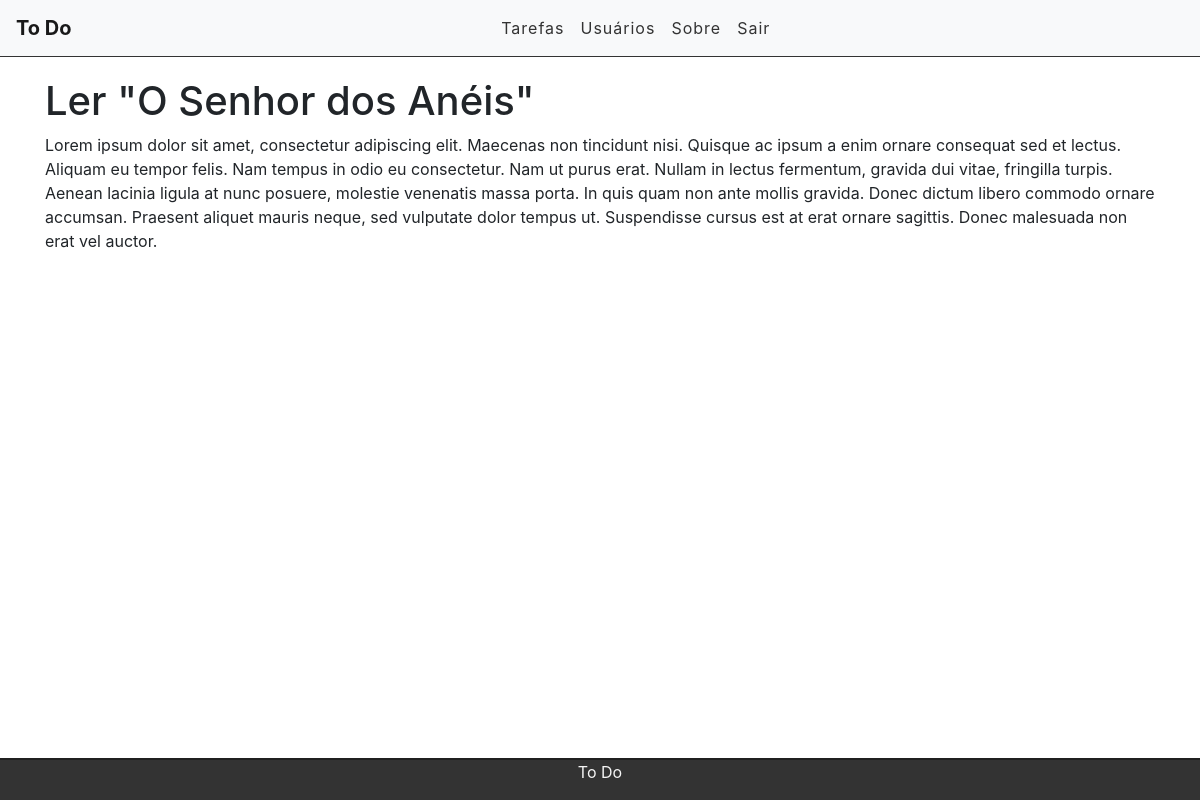
The app's page /task/3 (signed in) with its own data.
### tasks/models.py (models this page shows, shortened)
class Task(models.Model):
    STATUS = (
        ('doing', 'Doing'),
        ('done', 'Done')
    )
    title = models.CharField(max_length=255)
    description = models.TextField()
    done = models.CharField(
        max_length=5,
        choices=STATUS
    )
    user = models.ForeignKey(get_user_model(), on_delete=models.CASCADE)
    created_at = models.DateTimeField(auto_now_add=True)
    updated_at = models.DateTimeField(auto_now=True)

### tasks/views.py (the view)
# urls.py: path('task/<int:id>', views.task_view, name='task_view'),
@login_required
def task_view(request, id):
    task = get_object_or_404(Task, pk=id, user=request.user)
    return render(request, 'task.html', {'task': task})

### tasks/templates/task.html (shortened to what this page needs)
{% extends 'base.html' %}
{% block content %}
    <div class="container">
        <h1>{{ task.title }}</h1>
        <p>{{ task.description }}</p>
    </div>
{% endblock %}

### records on screen
Task: title "Ler \"O Senhor dos Anéis\"", description "Lorem ipsum dolor sit amet, consectetur adipiscing elit. Maecenas non tincidunt nisi. Quisque ac ipsum a enim ornare consequat sed et lectus. Aliquam eu tempor felis. Nam tempus in odio eu consectetur. Nam ut purus erat. Nullam in lectus fermentum, gravida dui vitae, fringilla turpis. Aenean lacinia ligula at nunc posuere, molestie venenatis massa porta. In quis quam non ante mollis gravida. Donec dictum libero commodo ornare accumsan. Praesent aliquet mauris neque, sed vulputate dolor tempus ut. Suspendisse cursus est at erat ornare sagittis. Donec malesuada non erat vel auctor."
